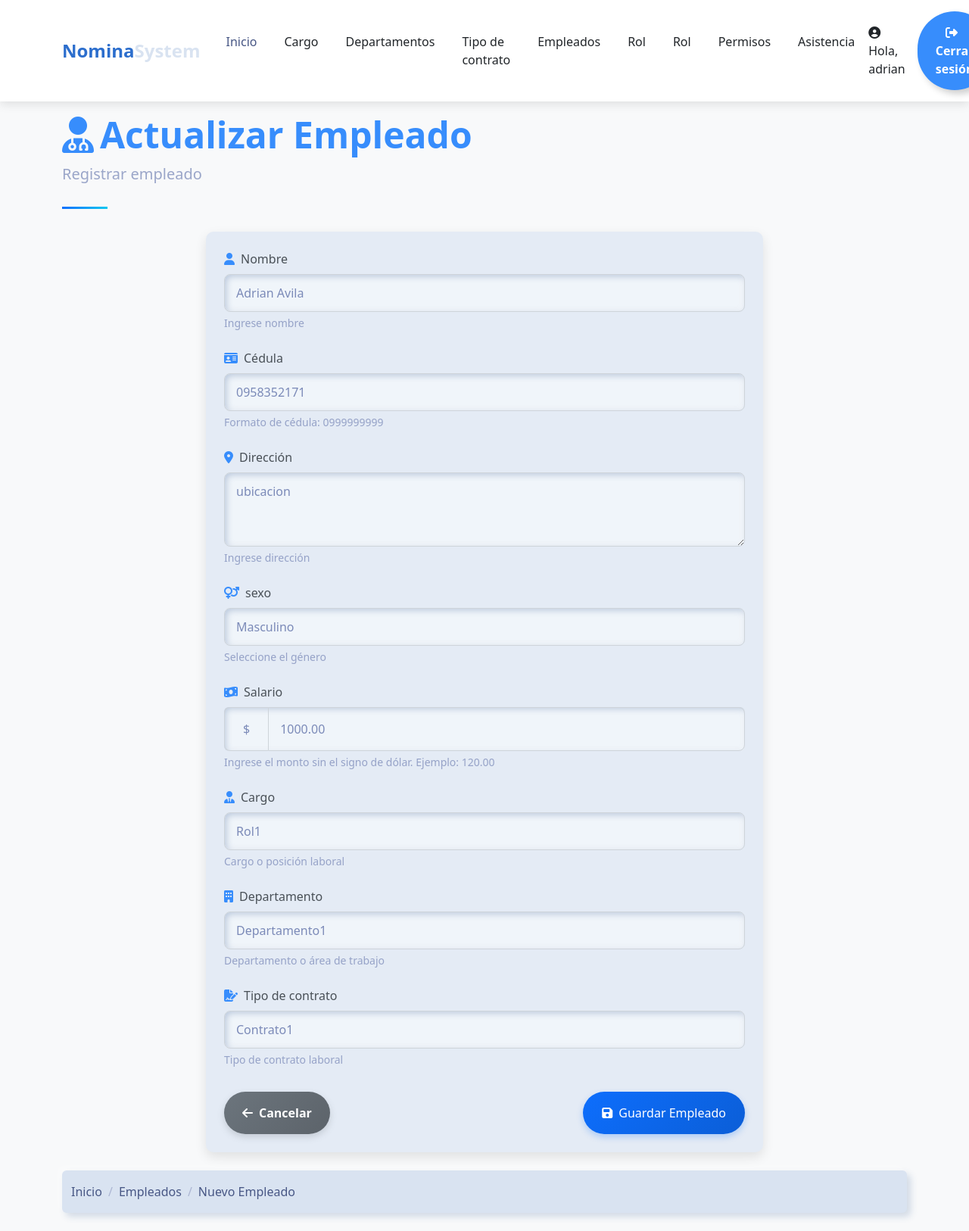
Page /payroll/update/employee/1/ (signed in) on the committed database.
### payroll/models.py (models this page shows, shortened)
class Employee(models.Model):
    SEX_CHOICES = [
        ('M', 'Masculino'),
        ('F', 'Femenino'),
        ]
    name = models.CharField(max_length=100)
    dni = models.CharField(max_length=10, unique=True)
    address = models.TextField()
    sex = models.CharField(max_length=1, choices=SEX_CHOICES)
    salary = models.DecimalField(max_digits=10, decimal_places=2, validators=[MinValueValidator(0.01)])
    position = models.ForeignKey(Position, on_delete=models.CASCADE)
    department = models.ForeignKey(Department,on_delete=models.CASCADE)
    contract_type = models.ForeignKey(ContractType,on_delete=models.CASCADE)

### payroll/views/employees.py (the view, shortened to what this page needs)
# urls.py: path('update/employee/<int:id>/',employees.update_employee,name='update_employee'),
@login_required(login_url='sign_in')
def update_employee(request,id):
    try:
        employee=get_object_or_404(Employee,id=id)
        if request.method=='GET':
            form=EmployeeForm(instance=employee)
            return render(request,'employee/create.html',{'form':form,'title':'Actualizar Empleado'})
    except Exception:
        return render(request,'employee/create.html',{'form':form,'title':'Actualizar Empleado','error':'Error al guardar el empleado'})

### payroll/forms/employees.py
class EmployeeForm(forms.ModelForm):
    class Meta:
        model=Employee
        fields='__all__'
        labels={
            'name':'Nombre',
            'dni':'Cédula',
            'address':'Dirección',
            'sex':'sexo',
            'salary':'Salario',
            'position':'Cargo',
            'department':'Departamento',
            'contract_type':'Tipo de contrato'
        }
        widgets = {
            'name': forms.TextInput(attrs={'class': 'form-control'}),
            'dni': forms.TextInput(attrs={'class': 'form-control'}),
            'address': forms.Textarea(attrs={'class': 'form-control', 'rows': 3}),
            'sex': forms.Select(attrs={'class': 'form-control'}),
            'salary': forms.NumberInput(attrs={'class': 'form-control'}),
            'position': forms.Select(attrs={'class': 'form-control'}),
            'department': forms.Select(attrs={'class': 'form-control'}),
            'contract_type': forms.Select(attrs={'class': 'form-control'})
        }

### payroll/models.py (called while the page is built)
    def __str__(self):
        return self.description

    def __str__(self):
        return self.description

    def __str__(self):
        return self.description

### template/employee/create.html (shortened to what this page needs)
{% extends 'layout/base_nav.html' %}
{% load static %}
{% block extra_css %}
    <link rel="stylesheet" href="{% static 'css/create.css' %}">
{% endblock %}
{% block content %}
<div class="container">
    <header class="page-header">
        <h1 class="display-5 fw-bold text-primary">
            <i class="fas fa-user-md me-2"></i>{{ title }}
        </h1>
        <p class="lead text-muted">Registrar empleado</p>
    </header>
    <div class="row">
        <div class="col-md-8 mx-auto">
            <div class="card mb-4">
                <div class="card-body p-4">
                    <form method="post">
                        <div class="mb-4">
                            <label for="{{ form.name.id_for_label }}" class="form-label">
                                <i class="fas fa-user text-primary me-2"></i>{{ form.name.label }}
                            </label>
                            {{ form.name }}
                            <div class="form-text text-muted" id="addressHelp">
                                Ingrese nombre
                            </div>
                        </div>
                        <div class="mb-4">
                            <label for="{{ form.dni.id_for_label }}" class="form-label">
                                <i class="fas fa-id-card text-primary me-2"></i>{{ form.dni.label }}
                            </label>
                            {{ form.dni }}
                            <div class="form-text text-muted" id="honorariosHelp">
                                Formato de cédula: 0999999999
                            </div>
                        </div>
                        <div class="mb-4">
                            <label for="{{ form.address.id_for_label }}" class="form-label">
                                <i class="fas fa-map-marker-alt text-primary me-2"></i>{{ form.address.label }}
                            </label>
                                {{ form.address }}
                            <div class="form-text text-muted" id="honorariosHelp">
                                Ingrese dirección
                            </div>
                        </div>
                        <div class="mb-4">
                            <label for="{{ form.sex.id_for_label }}" class="form-label">
                                <i class="fas fa-venus-mars text-primary me-2"></i>{{ form.sex.label }}
                            </label>
                            {{ form.sex }}
                            <div class="form-text text-muted" id="addressHelp">
                                Seleccione el género
                            </div>
                        </div>
                        <div class="mb-4">
                            <label for="{{ form.salary.id_for_label }}" class="form-label">
                                <i class="fas fa-money-bill-wave text-primary me-2"></i>{{ form.salary.label }}
                            </label>
                            <div class="input-group">
                                <span class="input-group-text">$</span>
                                {{ form.salary }}
                            </div>
                            <div class="form-text text-muted" id="emailHelp">
                                Ingrese el monto sin el signo de dólar. Ejemplo: 120.00
                            </div>
                        </div>
                        <div class="mb-4">
                            <label for="{{ form.position.id_for_label }}" class="form-label">
                                <i class="fas fa-user-tie text-primary me-2"></i>{{ form.position.label }}
                            </label>
                            {{ form.position }}
                            <div class="form-text text-muted" id="addressHelp">
                                Cargo o posición laboral
                            </div>
                        </div>
                        <div class="mb-4">
                            <label for="{{ form.department.id_for_label }}" class="form-label">
                                <i class="fas fa-building text-primary me-2"></i>{{ form.department.label }}
                            </label>
                            {{ form.department }}
                            <div class="form-text text-muted" id="addressHelp">
                                Departamento o área de trabajo
                            </div>
                        </div>
                        <div class="mb-4">
                            <label for="{{ form.contract_type.id_for_label }}" class="form-label">
                                <i class="fas fa-file-signature text-primary me-2"></i>{{ form.contract_type.label }}
                            </label>
                            {{ form.contract_type }}
                            <div class="form-text text-muted" id="addressHelp">
                                Tipo de contrato laboral
                            </div>
                        </div>
                        <div class="d-flex justify-content-between mt-4 pt-2">
                            <a href="{% url 'payroll:list_employees' %}" class="btn btn-secondary" style="color:white;">
                                <i class="fas fa-arrow-left me-2"></i>Cancelar
                            </a>
                            <button type="submit" class="btn btn-primary" style="color:white;">
                                <i class="fas fa-save me-2"></i>Guardar Empleado
                            </button>
                        </div>
                    </form>
                </div>
            </div>
        </div>
    </div>
    <nav aria-label="breadcrumb" class="mb-4">
        <ol class="breadcrumb">
            <li class="breadcrumb-item"><a href="{% url 'payroll:dashboard' %}" class="text-decoration-none">Inicio</a></li>
            <li class="breadcrumb-item"><a href="{% url 'payroll:list_employees' %}"
                    class="text-decoration-none">Empleados</a></li>
            <li class="breadcrumb-item active" aria-current="page">Nuevo Empleado</li>
        </ol>
    </nav>
</div>
{% endblock %}

### template/layout/base_nav.html (shortened to what this page needs)
<!DOCTYPE html>
<html lang="es">
<head>
  {% load static %}
  <link href="{% static 'css/bootstrap.min.css' %}" rel="stylesheet">
  <link href="{% static 'css/home.css' %}" rel="stylesheet">
  <link href="https://cdnjs.cloudflare.com/ajax/libs/font-awesome/6.4.0/css/all.min.css" rel="stylesheet">
  {% block extra_css %}{% endblock %}
</head>
<body>
  <nav class="navbar navbar-expand-lg navbar-light bg-white sticky-top">
    <div class="container">
      <a class="navbar-brand" href="{% url 'home' %}">Nomina<span class="text-secondary">System</span></a>
      <div class="collapse navbar-collapse" id="navbarNav">
        <ul class="navbar-nav mx-auto">
          <li class="nav-item">
            <a class="nav-link active" href="{% url 'home' %}">Inicio</a>
          </li>
          {% if user.is_authenticated %}
              <li class="nav-item">
                <a class="nav-link" href="{% url 'payroll:list_positions' %}">Cargo</a>
              </li>
              <li class="nav-item">
                <a class="nav-link" href="{% url 'payroll:list_departments' %}">Departamentos</a>
              </li>
              <li class="nav-item">
                <a class="nav-link" href="{% url 'payroll:list_contract_types' %}">Tipo de contrato</a>
              </li>
              <li class="nav-item">
                <a class="nav-link" href="{% url 'payroll:list_employees' %}">Empleados</a>
              </li>
              <li class="nav-item">
                <a class="nav-link" href="{% url 'payroll:list_payslip' %}">Rol</a>
              </li>
                <li class="nav-item">
                <a class="nav-link" href="{% url 'payroll:list_payslip' %}">Rol</a>
              </li>
                <li class="nav-item">
                <a class="nav-link" href="{% url 'payroll:list_permisos' %}">Permisos</a>
              </li>
                <li class="nav-item">
                <a class="nav-link" href="{% url 'payroll:list_asistencia' %}">Asistencia</a>
              </li>
            </ul>
          <div class="d-flex align-items-center">
            <span class="text-dark me-3">
              <i class="fas fa-user-circle me-1"></i>
              Hola, {{ user.get_username }}
            </span>
            <a href="{% url 'payroll:sign_out' %}" class="btn btn-outline-primary">
              <i class="fas fa-sign-out-alt me-2"></i> Cerrar sesión
            </a>
          </div>
        {% else %}
          <a href="{% url 'sign_in' %}" class="btn btn-outline-success">
            <i class="fas fa-sign-in-alt me-2"></i> Iniciar sesión
          </a>
        {% endif %}
      </div>
    </div>
  </nav>
  {% block content %}
  {% endblock %}
</body>
</html>

### static/css/home.css (style rules this page uses)
:root { --primary-color: #2c6ecd; --secondary-color: #19b3b3; --accent-color: #f8f9fa; --dark-color: #212529; --text-color: #495057; }
body { font-family: 'Poppins', sans-serif; color: var(--text-color); overflow-x: hidden; }
.navbar { box-shadow: 0 2px 15px rgba(0, 0, 0, 0.1); padding: 15px 0; }
.navbar-brand { font-weight: 700; color: var(--primary-color); font-size: 1.5rem; }
.nav-link { font-weight: 500; color: var(--dark-color); margin: 0 10px; transition: all 0.3s ease; }
.nav-link:hover, .nav-link.active { color: var(--primary-color); }
.btn-primary { background-color: var(--primary-color); border-color: var(--primary-color); padding: 10px 25px; border-radius: 50px; font-weight: 500; transition: all 0.3s ease; }

### static/css/create.css (style rules this page uses)
body { background-color: #f8f9fa; font-family: 'Segoe UI', Tahoma, Geneva, Verdana, sans-serif; }
.navbar { background: white; box-shadow: 0 4px 12px rgba(0,0,0,0.1); margin-bottom: 15px; }
.card { border-radius: 10px; box-shadow: 0 6px 15px rgba(0,0,0,0.1); transition: transform 0.3s, box-shadow 0.3s; }
.btn-primary { background: linear-gradient(135deg, #0d6efd, #0b5ed7); border: none; box-shadow: 0 4px 8px rgba(13, 110, 253, 0.25); transition: all 0.3s; }
.btn-secondary { background: linear-gradient(135deg, #6c757d, #5c636a); border: none; box-shadow: 0 4px 8px rgba(108, 117, 125, 0.25); transition: all 0.3s; }
.page-header { position: relative; margin-bottom: 30px; padding-bottom: 15px; }
.page-header:after { content: ''; position: absolute; bottom: 0; left: 0; width: 60px; height: 3px; background: linear-gradient(135deg, #0d6efd, #0dcaf0); }
.form-control, .form-select { border-radius: 8px; padding: 12px 15px; border: 1px solid #ced4da; transition: all 0.3s; }
.form-label { font-weight: 500; margin-bottom: 0.5rem; color: #495057; }
.input-group-text { background: linear-gradient(135deg, #f8f9fa, #e9ecef); border-radius: 8px 0 0 8px; border: 1px solid #ced4da; border-right: none; }

### rows in the picture
Employee: name "Adrian Avila", dni "0958352171", address "ubicacion", sex "Masculino", salary "1000.00", position "Rol1", department "Departamento1", contract_type "Contrato1"

### other values in the picture
{{ user.get_username }} "adrian"
{{ title }} "Actualizar Empleado"
